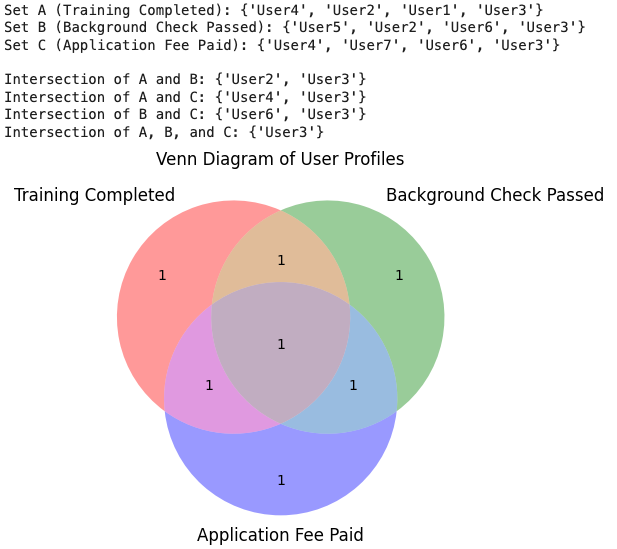

Source code (Python):
import matplotlib.pyplot as plt
from matplotlib_venn import venn3

# Define the sets
A = {'User1', 'User2', 'User3', 'User4'}
B = {'User2', 'User3', 'User5', 'User6'}
C = {'User3', 'User4', 'User6', 'User7'}

# Print the sets
print("Set A (Training Completed):", A)
print("Set B (Background Check Passed):", B)
print("Set C (Application Fee Paid):", C)

# Find intersections
A_and_B = A.intersection(B)
A_and_C = A.intersection(C)
B_and_C = B.intersection(C)
A_and_B_and_C = A.intersection(B).intersection(C)

# Print intersections
print("\nIntersection of A and B:", A_and_B)
print("Intersection of A and C:", A_and_C)
print("Intersection of B and C:", B_and_C)
print("Intersection of A, B, and C:", A_and_B_and_C)

# Create Venn diagram
venn3([A, B, C], ('Training Completed', 'Background Check Passed', 'Application Fee Paid'))

# Display the Venn diagram
plt.title("Venn Diagram of User Profiles")
plt.show()

"""
Set A (Training Completed): {'User4', 'User2', 'User1', 'User3'}
Set B (Background Check Passed): {'User5', 'User2', 'User6', 'User3'}
Set C (Application Fee Paid): {'User4', 'User7', 'User6', 'User3'}

Intersection of A and B: {'User2', 'User3'}
Intersection of A and C: {'User4', 'User3'}
Intersection of B and C: {'User6', 'User3'}
Intersection of A, B, and C: {'User3'}
"""
